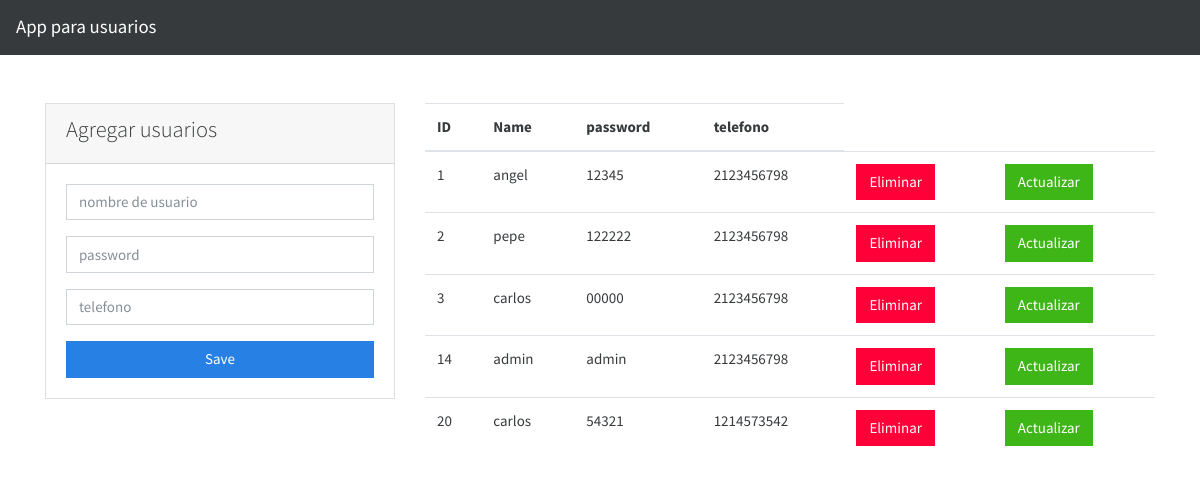
/app.php, run on the app's committed database.
### tables this page shows
CREATE TABLE `usuarios` (
  `id` int(11) NOT NULL,
  `name` varchar(20) DEFAULT NULL,
  `password` varchar(25) DEFAULT NULL,
  `telefono` int(15) DEFAULT NULL
);

### metodos.php (called while the page is built, shortened)
<?php
 class metodo{
 	public function mostrarDatos($sql)
 	{
 		$c = new conectar();
 		$conexion=$c->conexion();
 		$result=mysqli_query($conexion,$sql);
 		return mysqli_fetch_all($result,MYSQLI_ASSOC);
 	}
 	}
?>

### app.php (the view, shortened to what this page needs)
<?php
  require_once "metodos.php";
?>
<!DOCTYPE html>
<html lang="en">
  <head>
    <link
      rel="stylesheet"
      href="https://stackpath.bootstrapcdn.com/bootswatch/4.5.2/cosmo/bootstrap.min.css"
    />
  </head>
  <body>
    <nav class="navbar navbar-dark bg-dark">
      <a class="navbar-brand" href="#">App para usuarios</a>
    </nav>
    <div class="container">
      <div id="App" class="row pt-5">
        <div class="col-md-4">
          <div class="card">
            <div class="card-header">
              <h4>Agregar usuarios</h4>
            </div>
            <form action="insertar.php" method="post" class="card-body">
              <div class="form-group">
                <input
                  type="text"
                  name="name"
                  placeholder="nombre de usuario"
                  class="form-control"
                />
              </div>
              <div class="form-group">
                <input
                  type="text"
                  name="password"
                  placeholder="password"
                  class="form-control"
                />
              </div>
              <div class="form-group">
                <input
                  type="number"
                  name="telefono"
                  placeholder="telefono"
                  class="form-control"
                />
              </div>
              <input
                type="submit"
                value="Save"
                class="btn btn-primary btn-block"
              />
            </form>
          </div>
        </div>
        <div  class="col-md-8">
          <table class="table">
            <thead>
              <tr>
                <th scope="col-md-2">ID</th>
                <th scope="col-md-2">Name</th>
                <th scope="col-md-2">password</th>
                <th scope="col-md-2">telefono</th>
              </tr>
            </thead>
            <tbody>
              <?php
                $obj = new metodo();
                $sql="SELECT id,name,password,telefono from usuarios";
                $datos=$obj->mostrarDatos($sql);
                 foreach($datos as $us){?>
              <tr>
                <td><?php echo $us['id']; ?></td>
                <td><?php echo $us['name']; ?></td>
                <td><?php echo $us['password']; ?></td>
                <td><?php echo $us['telefono']; ?></td>
                <td ><a href="eliminar.php?id=<?php echo $us['id']?>"class="btn btn-danger btn-group btn-group.sm"
                  name="eliminar"
                  value='borrar'>Eliminar</a></td>
                <td ><a href="editar.php?id=<?php echo $us['id']?>" class="btn btn-success btn-group btn-group-sm"
                  name="editar"
                  value='actualizar'>Actualizar</a></td>
              </tr>
               <?php
                };
                ?>
            </tbody>
          </table>
        </div>
      </div>
    </div>
  </body>
</html>

### data on the page
usuarios: id "1", name "angel", password "12345", telefono "2123456798"
usuarios: id "2", name "pepe", password "122222", telefono "2123456798"
usuarios: id "3", name "carlos", password "00000", telefono "2123456798"
usuarios: id "14", name "admin", password "admin", telefono "2123456798"
usuarios: id "20", name "carlos", password "54321", telefono "1214573542"
